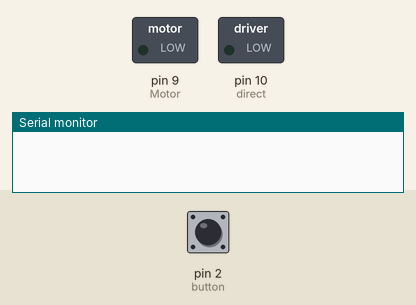
The sketch below on a simulated Arduino Uno, built with avr-gcc and run on an emulated ATmega328P. On the bench: switched loads named in the sketch (green lamp = pin HIGH), the last lines printed to the serial monitor. Dashed ring = blinking. The inputs (shaded band) are chosen by the test bench; at power-on: pin 2 (button) LOW.

Above: at 1.2 s.
1.3 s: pin 2 (button) pulled HIGH for 1 s
At 2.7 s:
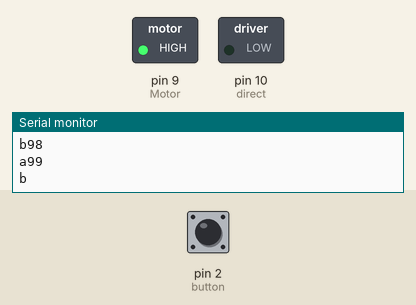
3.8 s: pin 2 (button) pulled HIGH for 0.15 s
At 5.0 s:
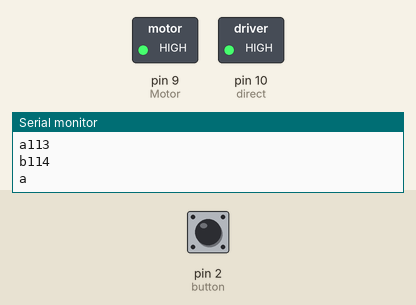
5.4 s: pin 2 (button) pulled HIGH for 3.2 s
At 5.57 s:
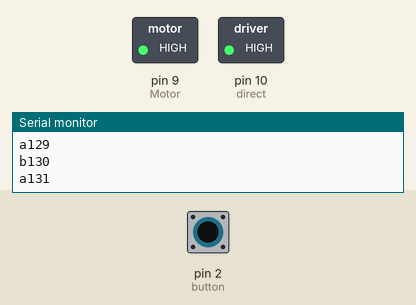
Timing chart, 0 to 10.1 s (numbered marks = the images above; inputs shaded):
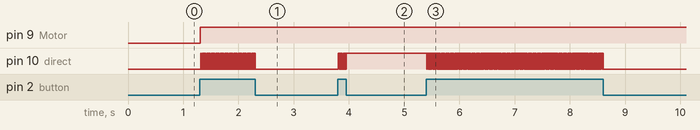

The sketch:

buttononoffalternate.ino
```cpp
const int button = 2;
const int Motor =  9;
const int direct = 10;

int buttonState = 0;
int count=0;
int a=2;
int b=0;

void setup() {

  pinMode(Motor, OUTPUT);
  pinMode(button, INPUT);
  pinMode(direct, OUTPUT);
  Serial.begin(9600);

}

void loop() {


  buttonState = digitalRead(button);

  {


    if(buttonState==HIGH)
    {
      count++;
      Serial.println(count);
    delay(10);

     b=count%a;
  if (b==0)
  {

    analogWrite(Motor, 255);
    digitalWrite(direct, HIGH);
    //delay(1000);
    Serial.print("a");

  }
  else if(b==1)
  {

    analogWrite(Motor, 255);
    digitalWrite(direct, LOW);
    //delay(1000);
    Serial.print("b");
  }
  }
    }


}
```

Measured:
- after the input at 1.3 s, pin 9 (Motor): LOW → HIGH at once; pin 10 (direct): alternates HIGH for 0.01 s and LOW for 0.01 s, 98 changes in all, then stays LOW, starting at once
- after the input at 3.8 s, pin 10 (direct): alternates HIGH for 0.01 s and LOW for 0.01 s, 15 changes in all, then stays HIGH, starting at once
- after the input at 5.4 s, pin 10 (direct): alternates HIGH for 0.01 s and LOW for 0.01 s, 313 changes in all, then stays LOW, starting at once
